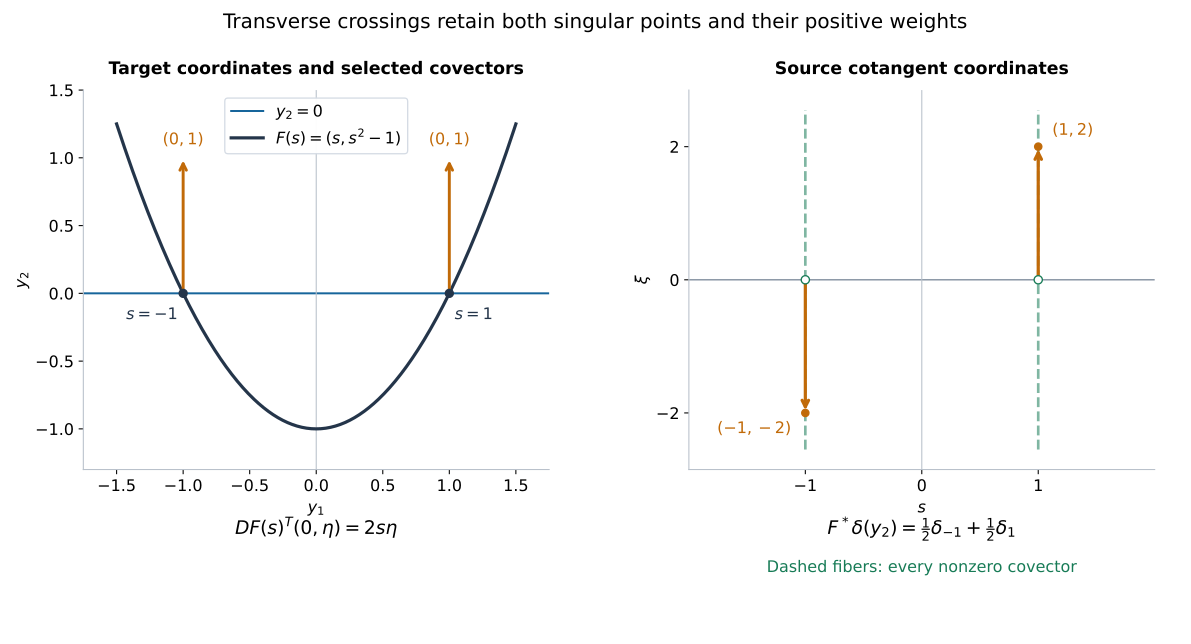

This chart was generated by the following Python code:
"""Exact parabola and cotangent coordinates for AN01-U101; CC0."""
from pathlib import Path
import numpy as np
import matplotlib
matplotlib.use('Agg')
import matplotlib.pyplot as plt
matplotlib.rcParams.update({'font.size':12,'svg.hashsalt':'AN01-U101-substitution-parabola','text.usetex':False})
D=Path(__file__).resolve().parent
blue='#17659b';orange='#c16a08';green='#177b56';dark='#24354a'
fig,axs=plt.subplots(1,2,figsize=(12.4,6.7))
s=np.linspace(-1.5,1.5,501)
ax=axs[0]
ax.axhline(0,color=blue,lw=1.5,label=r'$y_2=0$')
ax.axvline(0,color='#b9c1cb',lw=.8)
ax.plot(s,s*s-1,color=dark,lw=2.4,label=r'$F(s)=(s,s^2-1)$')
for root in [-1.,1.]:
 assert root*root-1==0 and 2*root in [-2,2]
 ax.scatter([root],[0],color=dark,s=36,zorder=5)
 ax.annotate('',xy=(root,1.),xytext=(root,0),arrowprops=dict(arrowstyle='->',color=orange,lw=2.2))
 ax.text(root,1.10,r'$(0,1)$',ha='center',color=orange)
ax.text(-1.04,-.19,r'$s=-1$',ha='right',color=dark)
ax.text(1.04,-.19,r'$s=1$',ha='left',color=dark)
ax.set(xlim=(-1.75,1.75),ylim=(-1.3,1.5),xlabel=r'$y_1$',ylabel=r'$y_2$')
ax.set_title('Target coordinates and selected covectors',fontweight='bold',fontsize=13,pad=12)
ax.legend(loc='upper center',frameon=True,facecolor='white',edgecolor='#d3dae3',framealpha=.96)
ax.text(.5,-.17,r'$DF(s)^{T}(0,\eta)=2s\eta$',transform=ax.transAxes,ha='center',fontsize=14)
ax=axs[1]
ax.axhline(0,color='#7d8a9b',lw=1);ax.axvline(0,color='#b9c1cb',lw=.8)
for root in [-1.,1.]:
 ax.plot([root,root],[-2.55,2.55],color=green,lw=2,ls='--',alpha=.55)
 ax.scatter([root],[0],facecolor='white',edgecolor=green,s=38,zorder=6)
 ax.annotate('',xy=(root,2*root),xytext=(root,0),arrowprops=dict(arrowstyle='->',color=orange,lw=2.4))
 ax.scatter([root],[2*root],color=orange,s=30,zorder=5)
ax.text(-1.12,-2.12,r'$(-1,-2)$',ha='right',va='top',color=orange)
ax.text(1.12,2.12,r'$(1,2)$',ha='left',va='bottom',color=orange)
ax.set(xlim=(-2.,2.),ylim=(-2.85,2.85),xlabel=r'$s$',ylabel=r'$\xi$')
ax.set_xticks([-1,0,1]);ax.set_yticks([-2,0,2])
ax.set_title('Source cotangent coordinates',fontweight='bold',fontsize=13,pad=12)
ax.text(.5,-.17,r'$F^*\delta(y_2)=\frac{1}{2}\delta_{-1}+\frac{1}{2}\delta_1$',transform=ax.transAxes,ha='center',fontsize=14)
ax.text(.5,-.27,'Dashed fibers: every nonzero covector',transform=ax.transAxes,ha='center',color=green)
for ax in axs:
 ax.spines[['top','right']].set_visible(False)
 ax.spines[['left','bottom']].set_color('#b9c1cb')
fig.suptitle('Transverse crossings retain both singular points and their positive weights',fontsize=15,y=.98)
fig.subplots_adjust(left=.07,right=.97,top=.86,bottom=.27,wspace=.30)
fig.savefig(D/'analytic-substitution-parabola.png',dpi=150,facecolor='white',metadata={'Software':'GPT-6 Astra (OpenAI); reproducible CC0 figure'})
fig.savefig(D/'analytic-substitution-parabola.svg',facecolor='white',metadata={'Date':None,'Creator':'GPT-6 Astra (OpenAI); CC0'})
p=D/'analytic-substitution-parabola.svg';p.write_text('\n'.join(x.rstrip() for x in p.read_text(encoding='utf-8').splitlines())+'\n',encoding='utf-8')
plt.close(fig)
